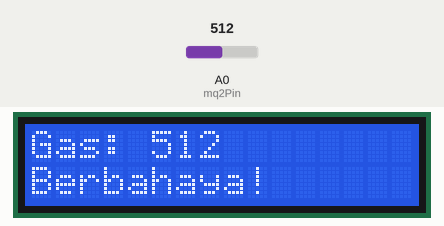
This sketch was run on a simulated Arduino Uno, built with avr-gcc and run on an emulated ATmega328P. Shown: 16×2 character LCD. The inputs (shaded band) are chosen by the test bench; at power-on: A0 (mq2Pin) = 512.

Above: at 3.2 s.
3.3 s: A0 (mq2Pin) set to 410
At 4.9 s:
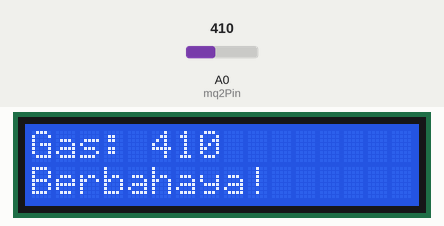
5.5 s: A0 (mq2Pin) set to 381
At 6.6 s:
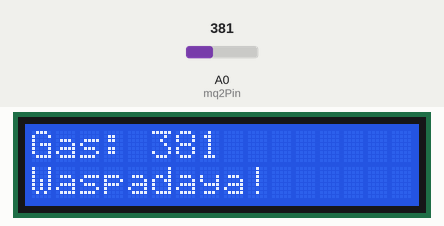
7.5 s: A0 (mq2Pin) set to 217
At 8.3 s:
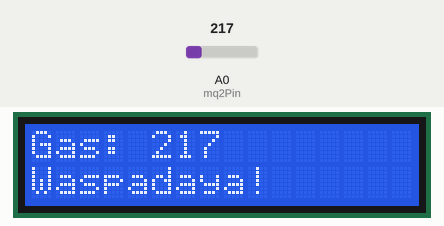
9.5 s: A0 (mq2Pin) set to 181
At 11.3 s:
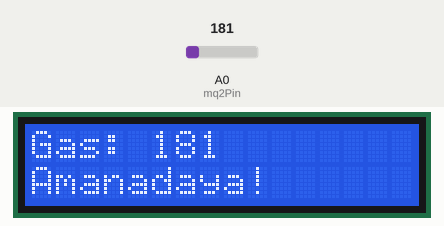
Timing chart, 0 to 12.5 s (numbered marks = the images above; inputs shaded):
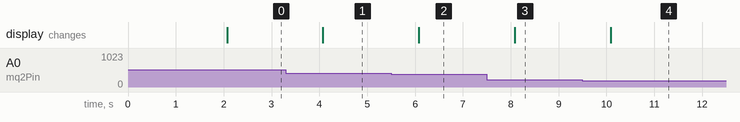

The sketch:

kandawokwi.ino
```cpp
#include <LiquidCrystal.h>

// Inisialisasi pin LCD: (RS, E, D4, D5, D6, D7)
LiquidCrystal lcd(12, 11, 5, 4, 3, 2);

const int mq2Pin = A0;

void setup() {
  lcd.begin(16, 2);
  lcd.print("Deteksi Polusi");
  delay(2000);
  lcd.clear();
}

void loop() {
  int sensorValue = analogRead(mq2Pin);

  lcd.setCursor(0, 0);
  lcd.print("Gas: ");
  lcd.print(sensorValue);

  lcd.setCursor(0, 1);
  if (sensorValue < 200) {
    lcd.print("Aman");
  } else if (sensorValue < 400) {
    lcd.print("Waspada");
  } else {
    lcd.print("Berbahaya!");
  }

  delay(1000);
}
```

Measured:
- the behaviour switches between 400 and 399 on A0 (mq2Pin) (found by bisection; images 1 and 2)
- the behaviour switches between 200 and 199 on A0 (mq2Pin) (found by bisection; images 3 and 4)
- after the input at 3.3 s, the display: changes after 0.78 s (image 1)
- after the input at 5.5 s, the display: changes after 0.58 s (image 2)
- after the input at 7.5 s, the display: changes after 0.59 s (image 3)
- after the input at 9.5 s, the display: changes after 0.59 s (image 4)
